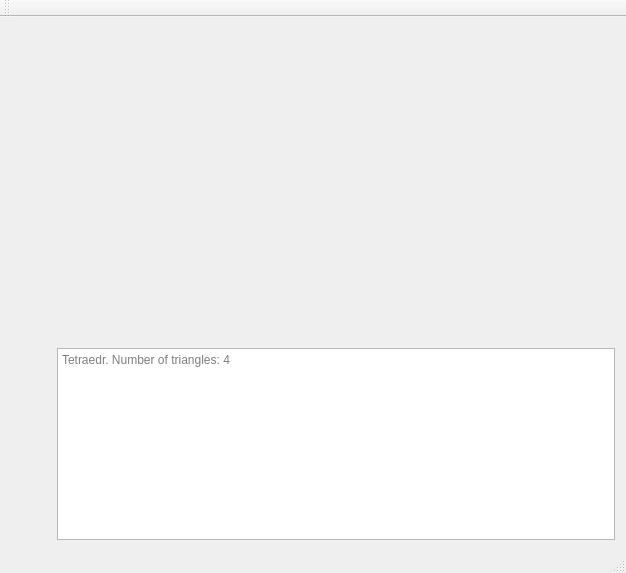
<?xml version="1.0" encoding="UTF-8"?>
<ui version="4.0">
 <class>MainWindow</class>
 <widget class="QMainWindow" name="MainWindow">
  <property name="geometry">
   <rect>
    <x>0</x>
    <y>0</y>
    <width>626</width>
    <height>573</height>
   </rect>
  </property>
  <property name="minimumSize">
   <size>
    <width>0</width>
    <height>500</height>
   </size>
  </property>
  <property name="maximumSize">
   <size>
    <width>800</width>
    <height>800</height>
   </size>
  </property>
  <property name="windowTitle">
   <string>MainWindow</string>
  </property>
  <widget class="QWidget" name="centralWidget">
   <property name="minimumSize">
    <size>
     <width>0</width>
     <height>0</height>
    </size>
   </property>
   <property name="maximumSize">
    <size>
     <width>16777215</width>
     <height>16777215</height>
    </size>
   </property>
   <property name="autoFillBackground">
    <bool>true</bool>
   </property>
   <layout class="QHBoxLayout" name="horizontalLayout">
    <item>
     <layout class="QVBoxLayout" name="verticalLayout_2">
      <item>
       <widget class="QPushButton" name="btnHexsaedr">
        <property name="sizePolicy">
         <sizepolicy hsizetype="Minimum" vsizetype="Fixed">
          <horstretch>0</horstretch>
          <verstretch>0</verstretch>
         </sizepolicy>
        </property>
        <property name="text">
         <string/>
        </property>
        <property name="icon">
         <iconset resource="shaders.qrc">
          <normaloff>:/scr/hexsaedr.jpg</normaloff>:/scr/hexsaedr.jpg</iconset>
        </property>
        <property name="iconSize">
         <size>
          <width>158</width>
          <height>140</height>
         </size>
        </property>
        <property name="flat">
         <bool>true</bool>
        </property>
       </widget>
      </item>
      <item>
       <widget class="QPushButton" name="btnTetraedr">
        <property name="sizePolicy">
         <sizepolicy hsizetype="Minimum" vsizetype="Fixed">
          <horstretch>0</horstretch>
          <verstretch>0</verstretch>
         </sizepolicy>
        </property>
        <property name="text">
         <string/>
        </property>
        <property name="icon">
         <iconset resource="shaders.qrc">
          <normaloff>:/scr/tetraedr.jpg</normaloff>:/scr/tetraedr.jpg</iconset>
        </property>
        <property name="iconSize">
         <size>
          <width>160</width>
          <height>172</height>
         </size>
        </property>
        <property name="flat">
         <bool>true</bool>
        </property>
       </widget>
      </item>
      <item>
       <widget class="QPushButton" name="btnOctaedr">
        <property name="sizePolicy">
         <sizepolicy hsizetype="Minimum" vsizetype="Fixed">
          <horstretch>0</horstretch>
          <verstretch>0</verstretch>
         </sizepolicy>
        </property>
        <property name="text">
         <string/>
        </property>
        <property name="icon">
         <iconset resource="shaders.qrc">
          <normaloff>:/scr/parallelepiped.gif</normaloff>:/scr/parallelepiped.gif</iconset>
        </property>
        <property name="iconSize">
         <size>
          <width>182</width>
          <height>140</height>
         </size>
        </property>
        <property name="flat">
         <bool>true</bool>
        </property>
       </widget>
      </item>
      <item>
       <spacer name="verticalSpacer">
        <property name="orientation">
         <enum>Qt::Vertical</enum>
        </property>
        <property name="sizeHint" stdset="0">
         <size>
          <width>20</width>
          <height>40</height>
         </size>
        </property>
       </spacer>
      </item>
     </layout>
    </item>
    <item>
     <layout class="QVBoxLayout" name="verticalLayout">
      <item>
       <widget class="MainWidget" name="stageWidget" native="true">
        <property name="sizePolicy">
         <sizepolicy hsizetype="Expanding" vsizetype="Expanding">
          <horstretch>0</horstretch>
          <verstretch>0</verstretch>
         </sizepolicy>
        </property>
        <property name="minimumSize">
         <size>
          <width>400</width>
          <height>291</height>
         </size>
        </property>
        <property name="maximumSize">
         <size>
          <width>700</width>
          <height>700</height>
         </size>
        </property>
       </widget>
      </item>
      <item>
       <widget class="QTextBrowser" name="textBrowser">
        <property name="sizePolicy">
         <sizepolicy hsizetype="Expanding" vsizetype="Preferred">
          <horstretch>0</horstretch>
          <verstretch>0</verstretch>
         </sizepolicy>
        </property>
        <property name="maximumSize">
         <size>
          <width>16777215</width>
          <height>16777215</height>
         </size>
        </property>
        <property name="placeholderText">
         <string>Tetraedr. Number of triangles: 4</string>
        </property>
       </widget>
      </item>
     </layout>
    </item>
   </layout>
  </widget>
  <widget class="QMenuBar" name="menuBar">
   <property name="geometry">
    <rect>
     <x>0</x>
     <y>0</y>
     <width>626</width>
     <height>22</height>
    </rect>
   </property>
  </widget>
  <widget class="QToolBar" name="mainToolBar">
   <attribute name="toolBarArea">
    <enum>TopToolBarArea</enum>
   </attribute>
   <attribute name="toolBarBreak">
    <bool>false</bool>
   </attribute>
  </widget>
  <widget class="QStatusBar" name="statusBar"/>
 </widget>
 <layoutdefault spacing="6" margin="11"/>
 <customwidgets>
  <customwidget>
   <class>MainWidget</class>
   <extends>QWidget</extends>
   <header>mainwidget.h</header>
   <container>1</container>
  </customwidget>
 </customwidgets>
 <resources>
  <include location="shaders.qrc"/>
 </resources>
 <connections/>
</ui>
